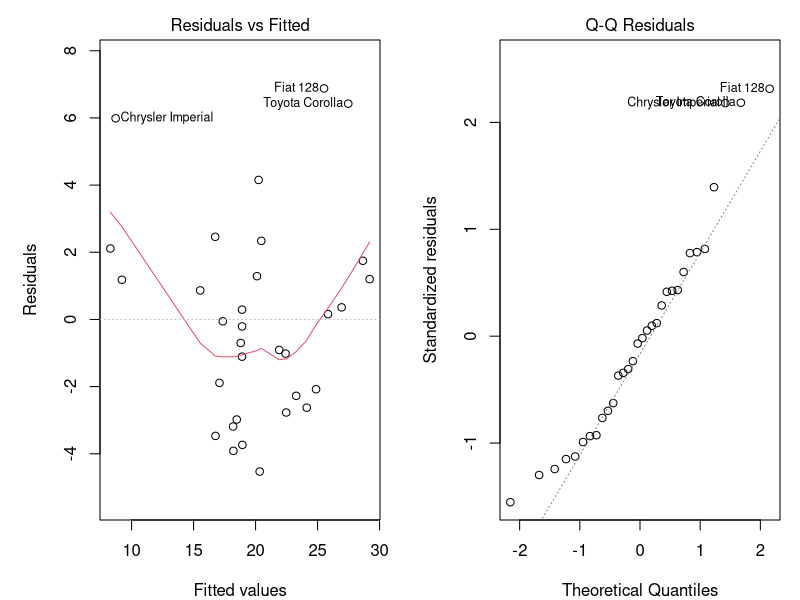
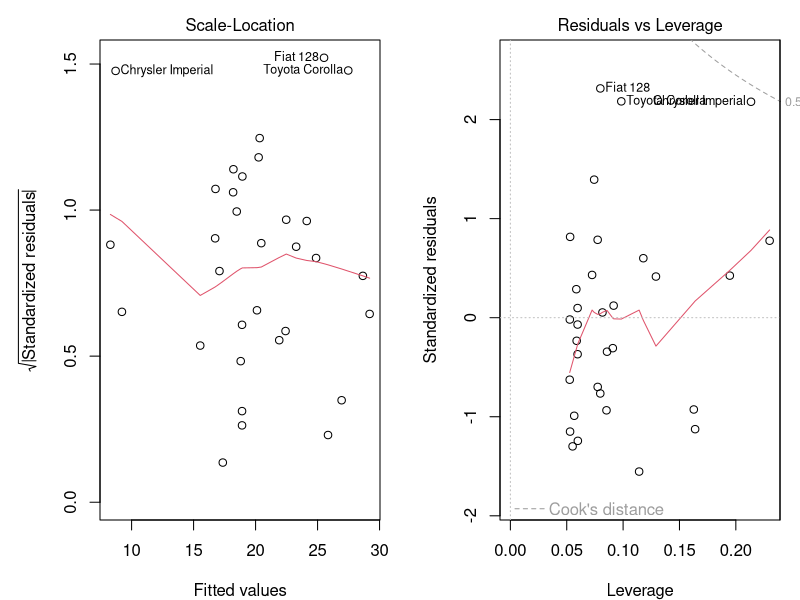
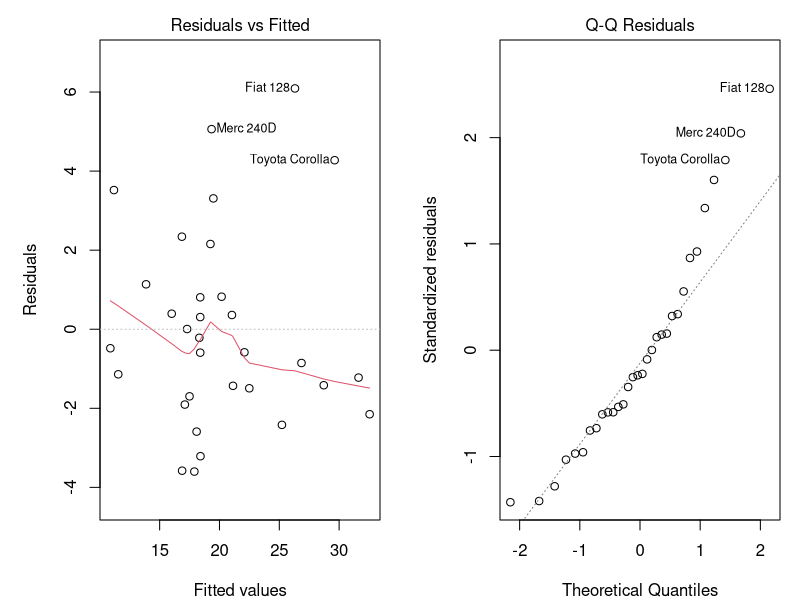
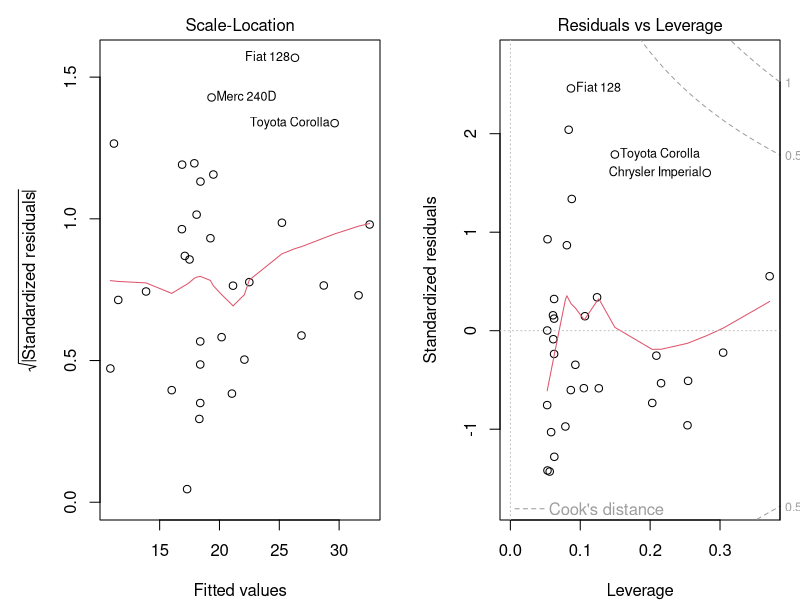
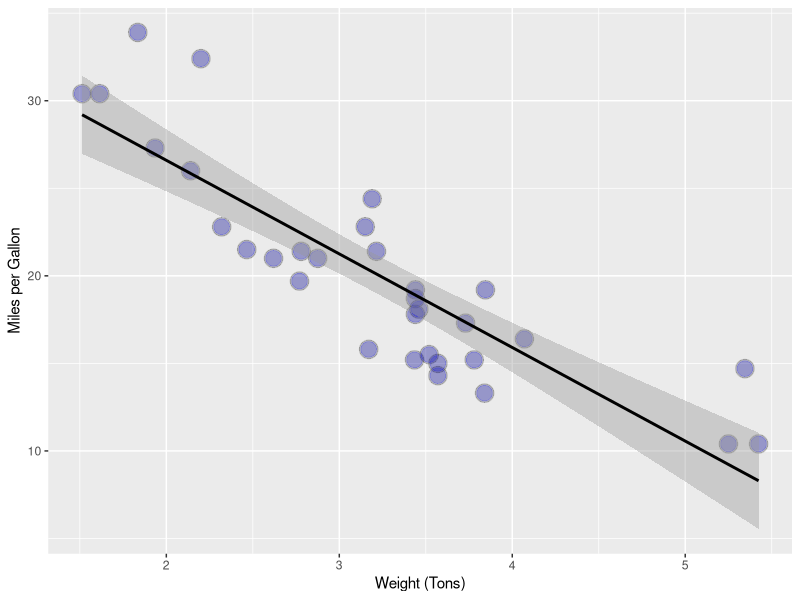
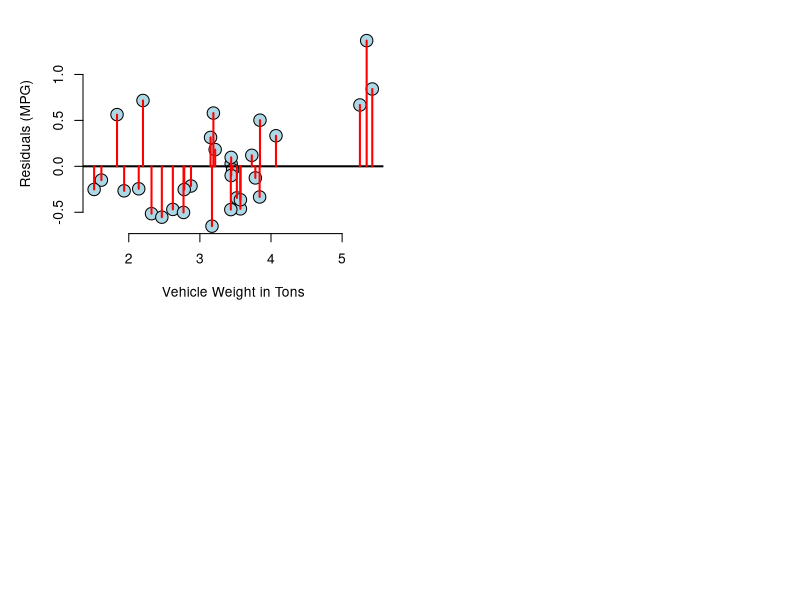
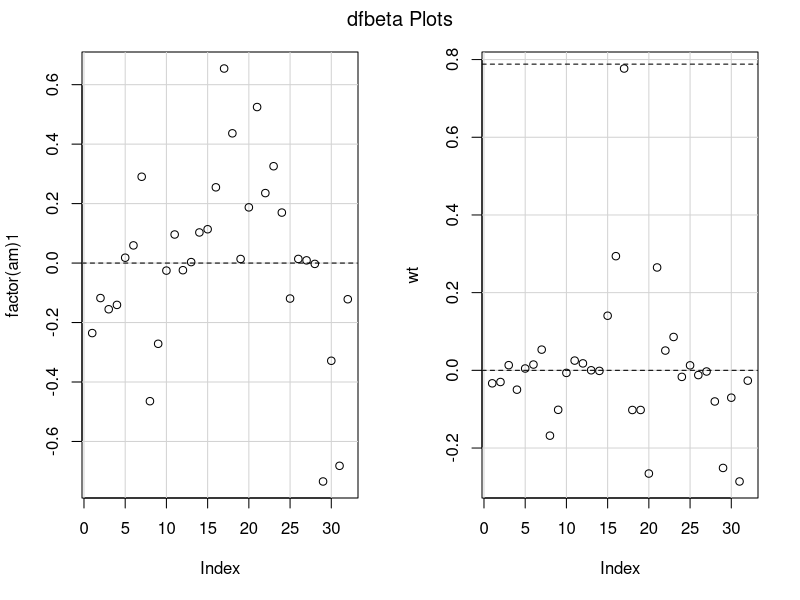
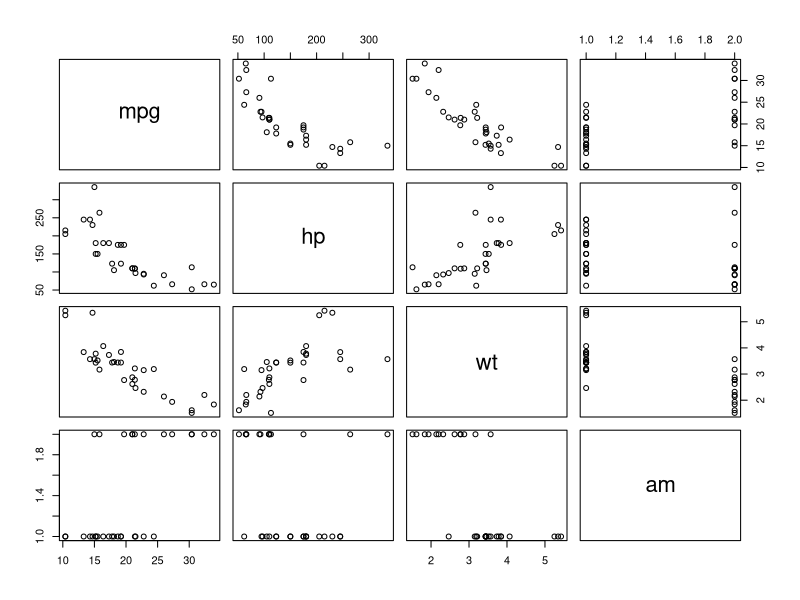

Source code (R) for these figures, in order: (Note: this script raises an error after producing the figures.)
## ---- chunk 1
setwd("~/Desktop/Coursera_R/7_Regression Models/RM_proj_MPG_MotorTrendData")
sessionInfo()
## ---- chunk 2
rm(list=ls());library(car);library(dplyr); data("mtcars");any(is.na(mtcars));data(mtcars)
## ---- chunk 3
data("mtcars");for(i in c(2,8:11))mtcars[,i] <- as.factor(mtcars[,i]);head(mtcars,3);#str(mtcars);summary(mtcars)
## ---- chunk 4

## ---- chunk 5
data("mtcars")
f2 <- lm(mpg ~ factor(am) + wt, data = mtcars);coef(summary(f2))
f3 <- lm(mpg ~ factor(am) * wt, data = mtcars);coef(summary(f3))
par(mfrow = c(1, 2), mar = c(4, 5, 2, 1))
plot(f2)
plot(f3)
## ---- chunk 6
mvlmf <- lm(mpg ~ ., data = mtcars);coef(summary(mvlmf))
par(mfrow = c(2, 2), mar = c(4, 5, 2, 1))
coef(summary(mvlmf))
vif(mvlmf)

## ---- chunk 7
par(mfrow = c(2, 2), mar = c(4, 5, 2, 1));mvlmfa <- lm(mpg ~ . -1, data = mtcars);coef(summary(mvlmfa))
## ---- chunk 8
mvlmfa <- lm(mpg ~ ., data = mtcars);coef(summary(mvlmfa));vif(mvlmfa);sqrt(vif(mvlmfa))
## ---- chunk 9
data("mtcars")
fm1 <- lm(mpg ~ factor(am), data = mtcars)
fm2 <- update(fm1, mpg ~ cyl + disp)
fm3 <- update(fm1, mpg ~ cyl + disp + hp + drat)
fm4 <- update(fm1, mpg ~ cyl + disp + hp + drat + wt +  qsec)
fm5 <- update(fm1, mpg ~ cyl + disp + hp + drat + wt +  qsec + vs +  am)
fm6 <- update(fm1, mpg ~ cyl + disp + hp + drat + wt +  qsec + vs +  am +  gear + carb)
anova(fm1, fm2, fm3, fm4, fm5, fm6)
## ---- chunk 10
data("mtcars"); library(car)
fbf1 <- lm(mpg ~ factor(am) + cyl + disp +  wt + qsec, data = mtcars)
vif(fbf1)
sqrt(vif(fbf1))
fbf2 <- lm(mpg ~ factor(am) + wt + qsec, data = mtcars)
vif(fbf2)
sqrt(vif(fbf2))
anova(fbf1,fbf2)
fbf3 <- lm(mpg ~ factor(am) + wt, data = mtcars)
vif(fbf3)
sqrt(vif(fbf3))
anova(fbf1,fbf2,fbf3)
## ---- chunk 11
fbf3 <- lm(mpg ~ factor(am) + wt, data = mtcars)
library(ggplot2)
g <- ggplot(mtcars, aes(x = wt, y = mpg),)
g <- g + xlab("Weight (Tons)")
g <- g + ylab("Miles per Gallon")
g <- g + geom_point(size = 6, colour = "black", alpha = 0.2)
g <- g + geom_point(size = 5, colour = "blue", alpha = 0.2)
g <- g + geom_smooth(method = "lm", colour = "black")
g
## ---- chunk 12
y <- mtcars$mpg
x <- mtcars$wt
n <- length(y)
fw <- lm(x ~ y, data = mtcars)
e <- resid(fw)# ;e;plot(e);sum(e)
plot(x,e,
     xlab = "Vehicle Weight in Tons",
     ylab = "Residuals (MPG)",
     bg = "lightblue",
     col = "black", cex = 2, pch = 21, frame = FALSE)
abline(h = 0, lwd = 2)
for(i in 1:n)
        lines(c(x[i], x[i]), c(e[i], 0), col = "red", lwd = 2)
## ---- chunk 13
dfbetaPlots(lm(mpg ~ factor(am) + wt, data = mtcars, family = binomial))
par(mfrow = c(1, 2), mar = c(4.0, 3.0, 3.0, 3.0))
## ---- chunk 14
fbf3 <- lm(mpg ~ am + wt, data = mtcars)
scf3 <- coef(summary(fbf3))
scf3
scf3[1,1] + c(-1, 1) * qt(.975, df = fbf3$df) * scf3[1, 2]
scf3[2,1] + c(-1, 1) * qt(.975, df = fbf3$df) * scf3[2, 2]
## ---- chunk 15
# fbf1 <- lm(mpg ~ factor(am) + cyl + disp + hp + drat + wt + qsec, data = mtcars)
# xVals <- mtcars$wt
# yVals <- mtcars$mpg
# plot(x, y, frame=FALSE,xlab="Weight", xlim=range(1000:6000), ylab="Miles per Gallon", ylim=range(5:40), pch=21,col="black", bg="lightblue", cex=2)
# abline(fbf1, lwd = 2)
# xVals <- seq(min(x), max(x), by = .01)
# b0 <- coef(summary(fbf1))[1];b0
# b1 <- sum(coef(summary(fbf1))[1,1] + coef(summary(fbf1))[2,1]);b1
# yVals <- b0 + b1 * xVals
# se1 <- sigma * sqrt(1 / n + (xVals - mean(x))^2/ssx)
# se2 <- sigma * sqrt(1 + 1 / n + (xVals - mean(x))^2/ssx)
# lines(xVals, yVals + 2 * se1)
# lines(xVals, yVals - 2 * se1)
# lines(xVals, yVals + 2 * se2)
# lines(xVals, yVals - 2 * se2)
## ---- chunk 16
pairs(mtcars[,c(1,4,6,9)])
## ---- chunk 17
data(mtcars)
par(mfrow = c(2,1), mar = c(4,4,2,1)) # set margin
mtcars$vs <- factor(mtcars$vs, labels = c("V-block", "S-block")); mtcars$am <- factor(mtcars$am, labels = c("Auto", "Manual")); mtcars$gear <- factor(mtcars$gear); mtcars$carb <- factor(mtcars$carb)
head(mtcars,3)
hist(mtcars$mpg[mtcars$am=="Auto"], breaks=10, xlab = "Miles-Per-gallon", ylab = "Count", main = "Automatic Transmission", col = "yellow", xlim = range(5:40))
abline(v=mean(mtcars$mpg[mtcars$am=="Auto"]), col="red", lwd = 4)
hist(mtcars$mpg[mtcars$am=="Manual"], breaks=10, xlab = "Miles-Per-gallon", ylab = "Count", main = "Manual Transmission", col="lightblue", xlim = range(5:40))
abline(v=mean(mtcars$mpg[mtcars$am=="Manual"]), col="blue", lwd = 4)
## ---- chunk 18
data("mtcars")
mtcars$vs <- factor(mtcars$vs, labels = c("V-block", "S-block")); mtcars$am <- factor(mtcars$am, labels = c("Auto", "Manual")); mtcars$gear <- factor(mtcars$gear); mtcars$carb <- factor(mtcars$carb)
head(mtcars,3)
boxplot(mpg ~ am, data = mtcars, col = (c("yellow","lightblue")), ylab = "Miles-Per-Gallon", xlab = "Transmission", main =  "Automatic vs Manual Transmission, Miles Per Gallon Ratings")
## ---- chunk 19
par(mfrow = c(2, 2), mar = c(4, 5, 2, 1));fslrm <- lm(mpg ~ am, data = mtcars);
coef(summary(fslrm))
library(ggplot2)
g <- ggplot(mtcars, aes(x = am, y = mpg),)
g <- g + xlab("Transmission Type")
g <- g + ylab("Miles per Gallon")
g <- g + geom_point(size = 6, colour = "black", alpha = 0.2)
g <- g + geom_point(size = 5, colour = "blue", alpha = 0.2)
g <- g + geom_smooth(method = "lm", colour = "black")
g
## ---- chunk 20
any(is.na(mtcars));data(mtcars);library(car);library(dplyr)
r1 <- sapply(mtcars, range, simplify = TRUE);r1;mu1 <- sapply(mtcars, mean, simplify = TRUE);mu1
sd1 <- sapply(mtcars, sd, simplify = TRUE);sd1;var1 <- sapply(mtcars, var, simplify = TRUE);var1
rbind(head(ordmtcars2), head(ordmtcars))
ordmtcars2
